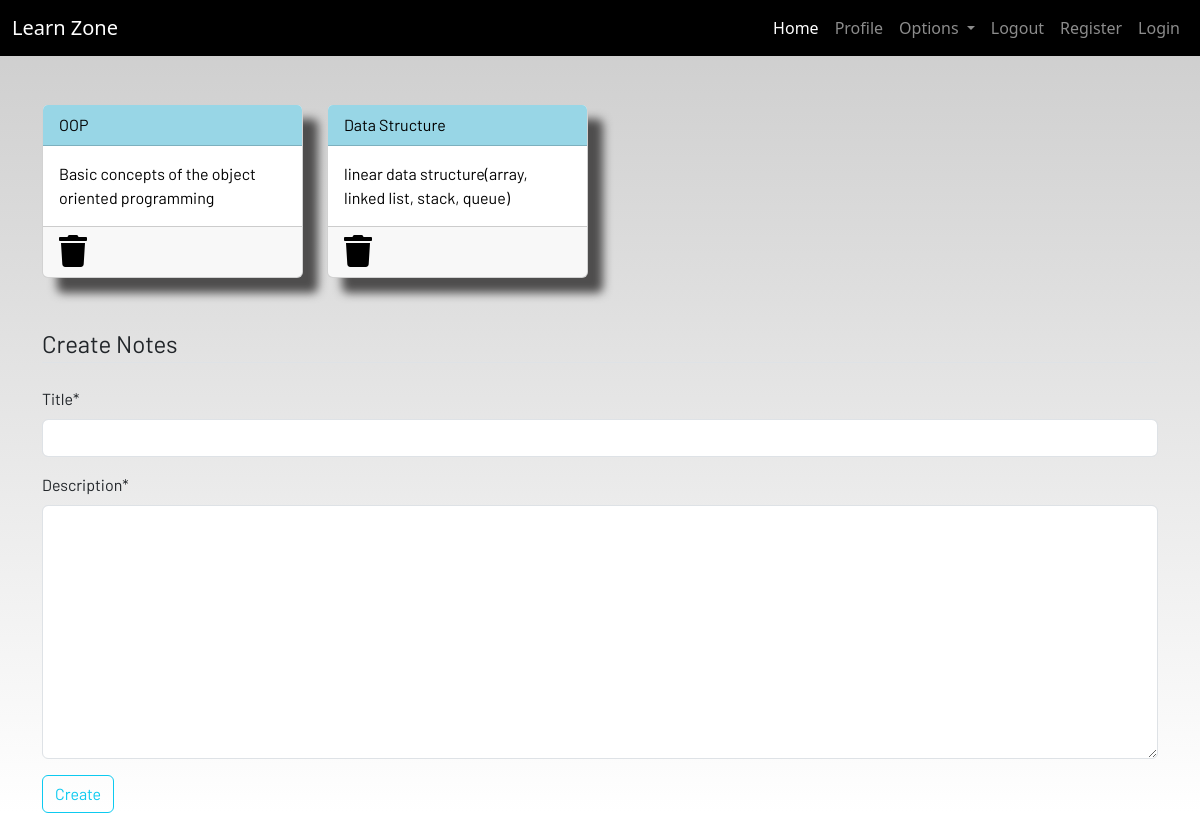
Screenshot of /notes (signed in) with the database file from the repository.
### dashboard/models.py (models this page shows, shortened)
class Notes(models.Model):
    user = models.ForeignKey(User,on_delete=models.CASCADE)
    title = models.CharField(max_length=200)
    description = models.TextField()
    def __str__(self):
            return self.title
    class Meta:
        verbose_name_plural = "notes"

### dashboard/views.py (the view)
# urls.py: path('notes',views.notes,name='notes'),
def notes(request):
    if request.method == 'POST':
        form = NotesFrom(request.POST)
        if form.is_valid():
            notes = Notes(user = request.user,title=request.POST['title'],description=request.POST['description'])
            notes.save()
        messages.success(request, f"Notes added from {request.user.username} successfully")
    else:
        form = NotesFrom()
    notes = Notes.objects.filter(user = request.user)
    context = {'notes':notes, 'form':form}
    return render(request, 'dashboard/notes.html',context)

### dashboard/forms.py
class NotesFrom(forms.ModelForm):
    class Meta:
        model = Notes
        fields = ['title','description']

### dashboard/templates/dashboard/notes.html (shortened to what this page needs)
{% extends 'dashboard/base.html' %}
{% load static %}
{% load crispy_forms_tags %}
{% block content %}
<div class="container">
    <div class="row">
        {% for note in notes %}
        <div class="col-md-3">
            <a href="{% url 'notes-detail' note.id %}">
                <div class="card">
                    <div class="card-header">{{note.title}}</div>
                    <div class="card-body">{{note.description | slice:"0:100"}}</div>
                    <div class="card-footer mt-auto "><a href="{% url 'delete-note' note.id %}">
                        <i class="fa fa-trash fa-2x"></i></a>
                    </div>
                </div>
            </a>
        </div>
        {% endfor %}
        <br><br>
    </div>
</div>
<br><br>
<div class="container">
    <form method="POST">
            <legend class="border-bottom mb-4">Create Notes</legend>
    {{ form|crispy }}
        <div class="form-group">
            <button href="" class="btn btn-outline-info" type="submit">
                Create
            </button>
        </div>
    </form>
</div>
{% endblock content %}

### static/CSS/main.css (style rules this page uses)
html { scroll-behavior: smooth; height: 100%; width: 100%; }
.card { box-shadow: 15px 15px 10px rgb(78, 77, 77); }
a { text-decoration: none !important; color: black; }
.card-header { color: black !important; background: rgb(152, 214, 230) !important; transition: 0.3s ease-in; }
html, body { max-width: 100%; overflow-x: hidden; height: 100%; width: 100%; }
body { background: linear-gradient(rgba(0, 0, 0, 0.2), rgba(255, 255, 255, 0.5)); overflow-x: hidden; background-repeat: no-repeat; }
.card-header { background-color: rgb(133, 204, 231); }
.col-md-3 .card { width: 100%; height: 100%; }
.fa { color: black; }

### rows the page displays
Notes: title "OOP", description "Basic concepts of the object oriented programming"
Notes: title "Data Structure", description "linear data structure(array, linked list, stack, queue)"
